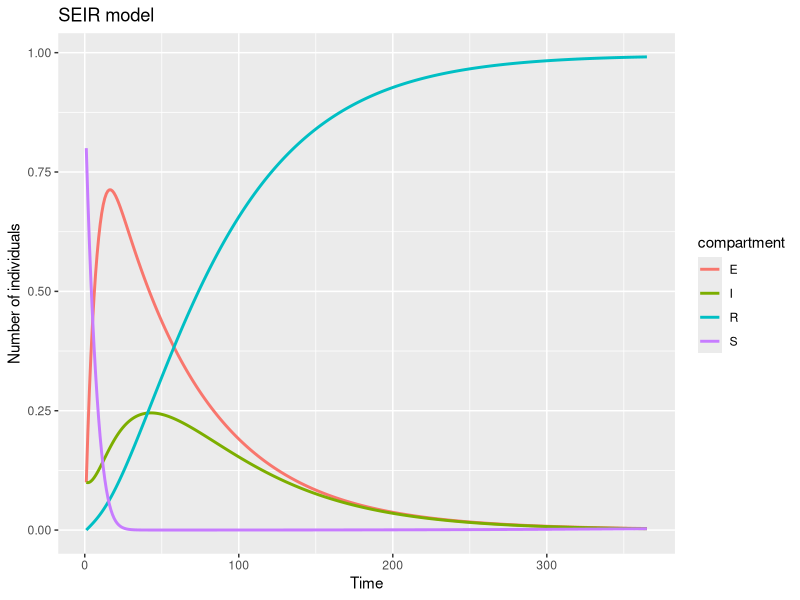
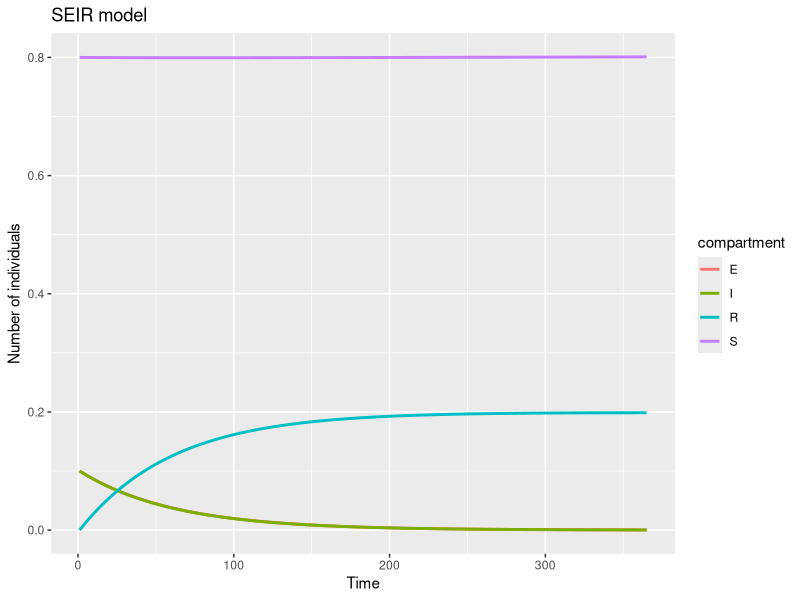
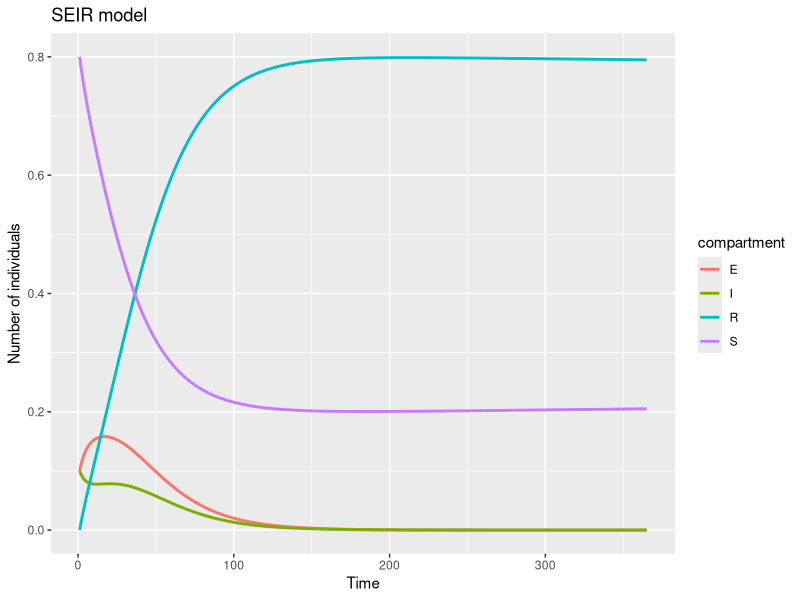
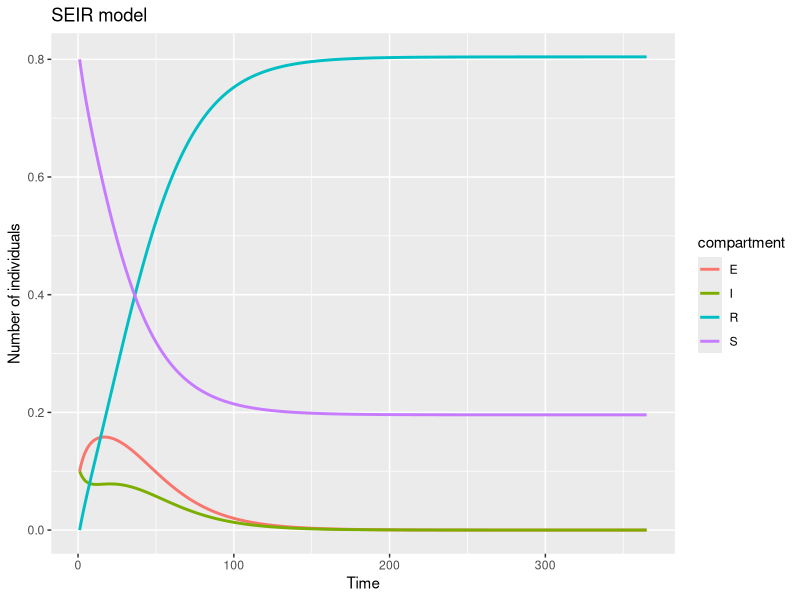

Source code (R) for these figures, in order:
## ---- chunk 1
knitr::opts_chunk$set(
  echo = TRUE,
  warning = FALSE,
  message = FALSE
)
## ---- chunk 2
# 1. Define the SEIR model
seir_model <- function(t, y, parms) {
  with(as.list(c(y, parms)), {
    dS <- mu * N - beta * S * I - mu * S
    dE <- beta * S * I - sigma * E - mu * E
    dI <- sigma * E - gamma * I - mu * I
    dR <- gamma * I - mu * R
    return(list(c(dS, dE, dI, dR)))
  })
}
## ---- chunk 3
# 1. Define the SEIR model
seir_model <- function(t, y, parms) {
  with(as.list(c(y, parms)), {
    dS <- mu * N - beta * S * I - mu * S
    dE <- beta * S * I - sigma * E - mu * E
    dI <- sigma * E - gamma * I - mu * I
    dR <- gamma * I - mu * R
    return(list(c(dS, dE, dI, dR)))
  })
}
# Set parameter values
beta <- 520 / 365
sigma <- 1 / 60
gamma <- 1 / 30
mu <- 774835 / (65640000 * 365)
params <- c(beta, sigma, gamma, mu)
## ---- chunk 4
N <- 1
E_0 <- 0.1
I_0 <- 0.1
R_0 <- 0
inits <- c(S = N - (E_0 + I_0 + R_0), E = E_0, I = I_0, R = R_0)
## ---- chunk 5
dt <- 1:365
## ---- chunk 6
seir_results <- deSolve::lsoda(
  y = inits,
  times = dt,
  func = seir_model,
  parms = params
)
seir_results <- as.data.frame(seir_results)
## ---- chunk 7
# Load the necessary libraries
library(ggplot2)
library(tidyr)
# Create data for ggplot2 by reshaping
results_long <- seir_results |>
  pivot_longer(
    cols = -time,
    names_to = "compartment",
    values_to = "value"
  )

seir_plot <- ggplot(
  data = results_long,
  aes(
    x = time,
    y = value,
    color = compartment
  )
  ) +
  geom_line(linewidth = 1) +
  labs(
    title = "SEIR model",
    x = "Time",
    y = "Number of individuals"
  )
plot(seir_plot)
## ---- chunk 8
# Load the necessary libraries
library(ggplot2)
library(tidyr)
library(deSolve)
# 1. Define the SEIR model
seir_model <- function(t, y, parms) {
  with(as.list(c(y, parms)), {
    dS <- mu * N - beta * S * I - mu * S
    dE <- beta * S * I - sigma * E - mu * E
    dI <- sigma * E - gamma * I - mu * I
    dR <- gamma * I - mu * R
    return(list(c(dS, dE, dI, dR)))
  })
}
# Set parameter values
beta <- 0.0003
sigma <- 1 / 60
gamma <- 1 / 30
mu <- 774835 / (65640000 * 365)
params <- c(beta, sigma, gamma, mu)

# Initial values
N <- 1
E_0 <- 0.1
I_0 <- 0.1
R_0 <- 0
inits <- c(S = N - (E_0 + I_0 + R_0), E = E_0, I = I_0, R = R_0)

dt <- 1:365
# Solve the model

seir_results <- deSolve::lsoda(
  y = inits,
  times = dt,
  func = seir_model,
  parms = params
)

seir_results <- as.data.frame(seir_results)

# Create data for ggplot2 by reshaping
results_long <- seir_results |>
  pivot_longer(
    cols = -time,
    names_to = "compartment",
    values_to = "value"
  )

seir_plot <- ggplot(
  data = results_long,
  aes(
    x = time,
    y = value,
    color = compartment
  )
) +
  geom_line(linewidth = 1) +
  labs(
    title = "SEIR model",
    x = "Time",
    y = "Number of individuals"
  )
plot(seir_plot)
## ---- chunk 9
# Load the necessary libraries
library(ggplot2)
library(tidyr)
library(deSolve)
# 1. Define the SEIR model
seir_model <- function(t, y, parms) {
  with(as.list(c(y, parms)), {
    dS <- mu * N - beta * S * I - mu * S
    dE <- beta * S * I - sigma * E - mu * E
    dI <- sigma * E - gamma * I - mu * I
    dR <- gamma * I - mu * R
    return(list(c(dS, dE, dI, dR)))
  })
}
# Set parameter values
beta <- 0.25
sigma <- 1 / 14
gamma <- 1 / 7
# mu <- 774835 / (65640000 * 365)
mu <- 900000 / (65640000 * 365) # higher birth rate
params <- c(beta, sigma, gamma, mu)

# Initial values
N <- 1
E_0 <- 0.1
I_0 <- 0.1
R_0 <- 0
inits <- c(S = N - (E_0 + I_0 + R_0), E = E_0, I = I_0, R = R_0)

dt <- 1:365
# Solve the model

seir_results <- deSolve::lsoda(
  y = inits,
  times = dt,
  func = seir_model,
  parms = params
)

seir_results <- as.data.frame(seir_results)

# Create data for ggplot2 by reshaping
results_long <- seir_results |>
  pivot_longer(
    cols = -time,
    names_to = "compartment",
    values_to = "value"
  )

seir_plot <- ggplot(
  data = results_long,
  aes(
    x = time,
    y = value,
    color = compartment
  )
) +
  geom_line(linewidth = 1) +
  labs(
    title = "SEIR model",
    x = "Time",
    y = "Number of individuals"
  )
plot(seir_plot)
## ---- chunk 10
# Load the necessary libraries
library(ggplot2)
library(tidyr)
library(deSolve)
# 1. Define the SEIR model
seir_model <- function(t, y, parms) {
  with(as.list(c(y, parms)), {
    dS <- mu * N - beta * S * I - mu * S
    dE <- beta * S * I - sigma * E - mu * E
    dI <- sigma * E - gamma * I - mu * I
    dR <- gamma * I - mu * R
    return(list(c(dS, dE, dI, dR)))
  })
}
# Set parameter values
beta <- 0.25
sigma <- 1 / 14
gamma <- 1 / 7
# mu <- 774835 / (65640000 * 365)
mu <- 0 # higher birth rate
params <- c(beta, sigma, gamma, mu)

# Initial values
N <- 1
E_0 <- 0.1
I_0 <- 0.1
R_0 <- 0
inits <- c(S = N - (E_0 + I_0 + R_0), E = E_0, I = I_0, R = R_0)

dt <- 1:365
# Solve the model

seir_results <- deSolve::lsoda(
  y = inits,
  times = dt,
  func = seir_model,
  parms = params
)

seir_results <- as.data.frame(seir_results)

# Create data for ggplot2 by reshaping
results_long <- seir_results |>
  pivot_longer(
    cols = -time,
    names_to = "compartment",
    values_to = "value"
  )

seir_plot <- ggplot(
  data = results_long,
  aes(
    x = time,
    y = value,
    color = compartment
  )
) +
  geom_line(linewidth = 1) +
  labs(
    title = "SEIR model",
    x = "Time",
    y = "Number of individuals"
  )
plot(seir_plot)
